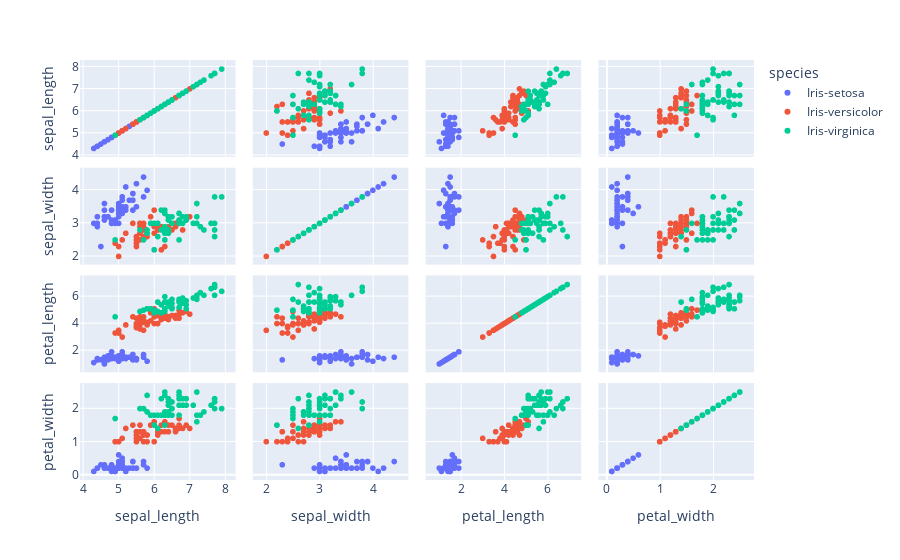

The notebook cell this image was saved under:
### Code cell
fig = px.scatter_matrix(data, dimensions=['sepal_length', 'sepal_width', 'petal_length', 'petal_width'], color='species')
fig.show()

### Figure 1 — Plotly figure (JSON) as saved in the notebook; plotly's stock layout.template omitted (floating-point values rounded to 4 significant figures)
{"data": [{"dimensions": [{"axis": {"matches": true}, "label": "sepal_length", "values": [5.1, 4.9, 4.7, 4.6, 5, 5.4, 4.6, 5, 4.4, 4.9, 5.4, 4.8, 4.8, 4.3, 5.8, 5.7, 5.4, 5.1, 5.7, 5.1, 5.4, 5.1, 4.6, 5.1, 4.8, 5, 5, 5.2, 5.2, 4.7, 4.8, 5.4, 5.2, 5.5, 4.9, 5, 5.5, 4.9, 4.4, 5.1, 5, 4.5, 4.4, 5, 5.1, 4.8, 5.1, 4.6, 5.3, 5]}, {"axis": {"matches": true}, "label": "sepal_width", "values": [3.5, 3, 3.2, 3.1, 3.6, 3.9, 3.4, 3.4, 2.9, 3.1, 3.7, 3.4, 3, 3, 4, 4.4, 3.9, 3.5, 3.8, 3.8, 3.4, 3.7, 3.6, 3.3, 3.4, 3, 3.4, 3.5, 3.4, 3.2, 3.1, 3.4, 4.1, 4.2, 3.1, 3.2, 3.5, 3.1, 3, 3.4, 3.5, 2.3, 3.2, 3.5, 3.8, 3, 3.8, 3.2, 3.7, 3.3]}, {"axis": {"matches": true}, "label": "petal_length", "values": [1.4, 1.4, 1.3, 1.5, 1.4, 1.7, 1.4, 1.5, 1.4, 1.5, 1.5, 1.6, 1.4, 1.1, 1.2, 1.5, 1.3, 1.4, 1.7, 1.5, 1.7, 1.5, 1, 1.7, 1.9, 1.6, 1.6, 1.5, 1.4, 1.6, 1.6, 1.5, 1.5, 1.4, 1.5, 1.2, 1.3, 1.5, 1.3, 1.5, 1.3, 1.3, 1.3, 1.6, 1.9, 1.4, 1.6, 1.4, 1.5, 1.4]}, {"axis": {"matches": true}, "label": "petal_width", "values": [0.2, 0.2, 0.2, 0.2, 0.2, 0.4, 0.3, 0.2, 0.2, 0.1, 0.2, 0.2, 0.1, 0.1, 0.2, 0.4, 0.4, 0.3, 0.3, 0.3, 0.2, 0.4, 0.2, 0.5, 0.2, 0.2, 0.4, 0.2, 0.2, 0.2, 0.2, 0.4, 0.1, 0.2, 0.1, 0.2, 0.2, 0.1, 0.2, 0.2, 0.3, 0.3, 0.2, 0.6, 0.4, 0.3, 0.2, 0.2, 0.2, 0.2]}], "hovertemplate": "species=Iris-setosa<br>%{xaxis.title.text}=%{x}<br>%{yaxis.title.text}=%{y}<extra></extra>", "legendgroup": "Iris-setosa", "marker": {"color": "#636efa", "symbol": "circle"}, "name": "Iris-setosa", "showlegend": true, "type": "splom"}, {"dimensions": [{"axis": {"matches": true}, "label": "sepal_length", "values": [7, 6.4, 6.9, 5.5, 6.5, 5.7, 6.3, 4.9, 6.6, 5.2, 5, 5.9, 6, 6.1, 5.6, 6.7, 5.6, 5.8, 6.2, 5.6, 5.9, 6.1, 6.3, 6.1, 6.4, 6.6, 6.8, 6.7, 6, 5.7, 5.5, 5.5, 5.8, 6, 5.4, 6, 6.7, 6.3, 5.6, 5.5, 5.5, 6.1, 5.8, 5, 5.6, 5.7, 5.7, 6.2, 5.1, 5.7]}, {"axis": {"matches": true}, "label": "sepal_width", "values": [3.2, 3.2, 3.1, 2.3, 2.8, 2.8, 3.3, 2.4, 2.9, 2.7, 2, 3, 2.2, 2.9, 2.9, 3.1, 3, 2.7, 2.2, 2.5, 3.2, 2.8, 2.5, 2.8, 2.9, 3, 2.8, 3, 2.9, 2.6, 2.4, 2.4, 2.7, 2.7, 3, 3.4, 3.1, 2.3, 3, 2.5, 2.6, 3, 2.6, 2.3, 2.7, 3, 2.9, 2.9, 2.5, 2.8]}, {"axis": {"matches": true}, "label": "petal_length", "values": [4.7, 4.5, 4.9, 4, 4.6, 4.5, 4.7, 3.3, 4.6, 3.9, 3.5, 4.2, 4, 4.7, 3.6, 4.4, 4.5, 4.1, 4.5, 3.9, 4.8, 4, 4.9, 4.7, 4.3, 4.4, 4.8, 5, 4.5, 3.5, 3.8, 3.7, 3.9, 5.1, 4.5, 4.5, 4.7, 4.4, 4.1, 4, 4.4, 4.6, 4, 3.3, 4.2, 4.2, 4.2, 4.3, 3, 4.1]}, {"axis": {"matches": true}, "label": "petal_width", "values": [1.4, 1.5, 1.5, 1.3, 1.5, 1.3, 1.6, 1, 1.3, 1.4, 1, 1.5, 1, 1.4, 1.3, 1.4, 1.5, 1, 1.5, 1.1, 1.8, 1.3, 1.5, 1.2, 1.3, 1.4, 1.4, 1.7, 1.5, 1, 1.1, 1, 1.2, 1.6, 1.5, 1.6, 1.5, 1.3, 1.3, 1.3, 1.2, 1.4, 1.2, 1, 1.3, 1.2, 1.3, 1.3, 1.1, 1.3]}], "hovertemplate": "species=Iris-versicolor<br>%{xaxis.title.text}=%{x}<br>%{yaxis.title.text}=%{y}<extra></extra>", "legendgroup": "Iris-versicolor", "marker": {"color": "#EF553B", "symbol": "circle"}, "name": "Iris-versicolor", "showlegend": true, "type": "splom"}, {"dimensions": [{"axis": {"matches": true}, "label": "sepal_length", "values": [6.3, 5.8, 7.1, 6.3, 6.5, 7.6, 4.9, 7.3, 6.7, 7.2, 6.5, 6.4, 6.8, 5.7, 5.8, 6.4, 6.5, 7.7, 7.7, 6, 6.9, 5.6, 7.7, 6.3, 6.7, 7.2, 6.2, 6.1, 6.4, 7.2, 7.4, 7.9, 6.4, 6.3, 6.1, 7.7, 6.3, 6.4, 6, 6.9, 6.7, 6.9, 5.8, 6.8, 6.7, 6.7, 6.3, 6.5, 6.2, 5.9]}, {"axis": {"matches": true}, "label": "sepal_width", "values": [3.3, 2.7, 3, 2.9, 3, 3, 2.5, 2.9, 2.5, 3.6, 3.2, 2.7, 3, 2.5, 2.8, 3.2, 3, 3.8, 2.6, 2.2, 3.2, 2.8, 2.8, 2.7, 3.3, 3.2, 2.8, 3, 2.8, 3, 2.8, 3.8, 2.8, 2.8, 2.6, 3, 3.4, 3.1, 3, 3.1, 3.1, 3.1, 2.7, 3.2, 3.3, 3, 2.5, 3, 3.4, 3]}, {"axis": {"matches": true}, "label": "petal_length", "values": [6, 5.1, 5.9, 5.6, 5.8, 6.6, 4.5, 6.3, 5.8, 6.1, 5.1, 5.3, 5.5, 5, 5.1, 5.3, 5.5, 6.7, 6.9, 5, 5.7, 4.9, 6.7, 4.9, 5.7, 6, 4.8, 4.9, 5.6, 5.8, 6.1, 6.4, 5.6, 5.1, 5.6, 6.1, 5.6, 5.5, 4.8, 5.4, 5.6, 5.1, 5.1, 5.9, 5.7, 5.2, 5, 5.2, 5.4, 5.1]}, {"axis": {"matches": true}, "label": "petal_width", "values": [2.5, 1.9, 2.1, 1.8, 2.2, 2.1, 1.7, 1.8, 1.8, 2.5, 2, 1.9, 2.1, 2, 2.4, 2.3, 1.8, 2.2, 2.3, 1.5, 2.3, 2, 2, 1.8, 2.1, 1.8, 1.8, 1.8, 2.1, 1.6, 1.9, 2, 2.2, 1.5, 1.4, 2.3, 2.4, 1.8, 1.8, 2.1, 2.4, 2.3, 1.9, 2.3, 2.5, 2.3, 1.9, 2, 2.3, 1.8]}], "hovertemplate": "species=Iris-virginica<br>%{xaxis.title.text}=%{x}<br>%{yaxis.title.text}=%{y}<extra></extra>", "legendgroup": "Iris-virginica", "marker": {"color": "#00cc96", "symbol": "circle"}, "name": "Iris-virginica", "showlegend": true, "type": "splom"}], "layout": {"dragmode": "select", "legend": {"title": {"text": "species"}, "tracegroupgap": 0}, "margin": {"t": 60}}}
